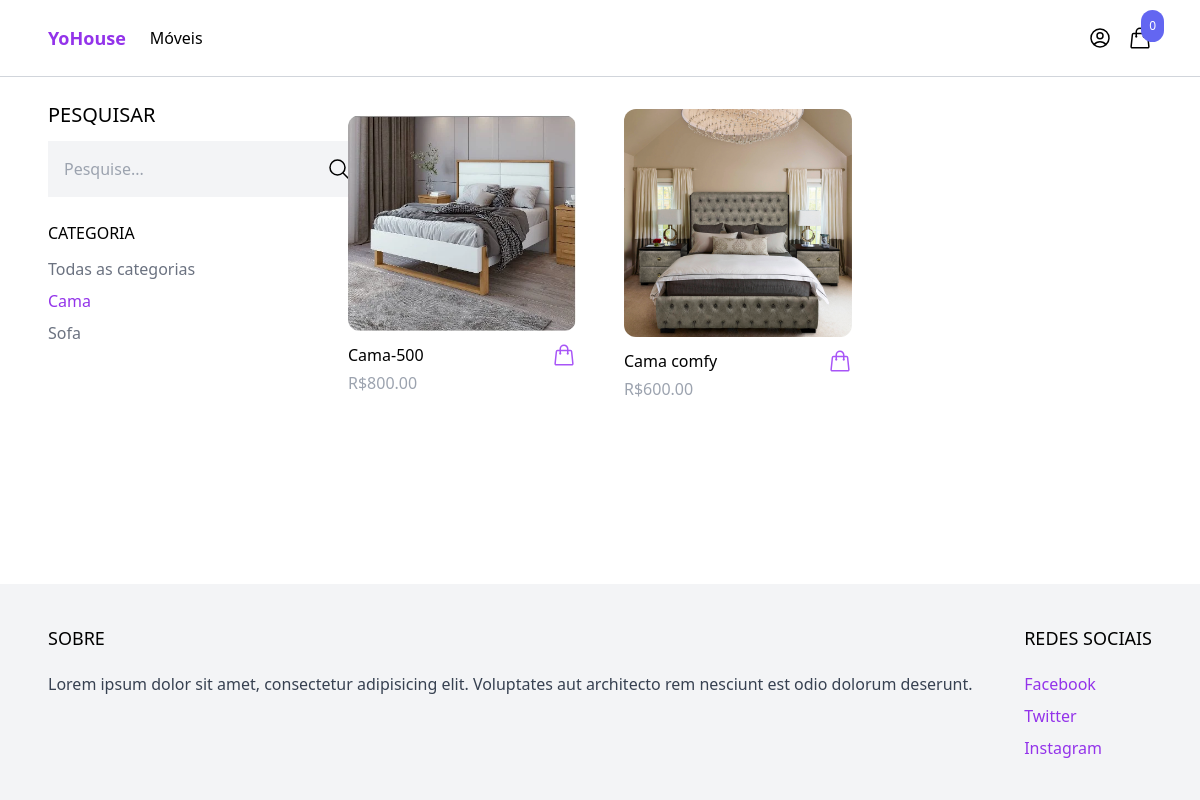
/moveis/?categoria=cama, run on the app's committed database.
### produtos/models.py (models this page shows, shortened)
class Categoria(models.Model):
    nome = models.CharField(max_length=255)
    slug = models.SlugField()
    class Meta:
        ordering = ('nome',)

class Produto(models.Model):
    categoria = models.ForeignKey(Categoria, related_name='produtos', on_delete=models.CASCADE)
    nome = models.CharField(max_length=255)
    slug = models.SlugField()
    descricao = models.TextField(blank=True, null=True) #not obligatory
    preco = models.IntegerField()
    created_at = models.DateTimeField(auto_now_add=True) #automatic
    image = models.ImageField(upload_to='uploads/', blank=True, null=True) #blank -> not obligated
    thumbnail = models.ImageField(upload_to='uploads/', blank=True, null=True)
    class Meta:
        ordering = ('-created_at',)
    def get_preco_formatado(self):
        return f'R${self.preco:.2f}'
    def get_thumbnail(self):
        if self.thumbnail:
            return self.thumbnail.url
        else:
            return 'https://via.placeholder.com/240x240'

### core/views.py (the view)
# urls.py: path('moveis/', moveis, name='moveis'),
def moveis(request):
    categorias = Categoria.objects.all()
    produtos = Produto.objects.all()
    active_categoria = request.GET.get('categoria', '')
    if active_categoria:
        produtos = produtos.filter(categoria__slug=active_categoria)
    query = request.GET.get('query', '')
    if query:
        produtos = produtos.filter(Q(nome__icontains=query) | Q(descricao__icontains=query))
    contexto = {
        'categorias': categorias,
        'produtos': produtos,
        'active_categoria': active_categoria
    }
    return render(request, 'core/moveis.html', contexto)

### carrinho/carrinho.py (called while the page is built)
    def __len__(self):
        return sum(item['quantidade'] for item in self.cart.values())

### carrinho/context_processors.py (called while the page is built)
def carrinho(request):
    return {'cart': Carrinho(request)}

### core/templates/core/moveis.html (shortened to what this page needs)
{% extends 'core/base.html' %}
{% block content %}
<div class="max-w-6xl mx-auto flex flex-wrap items-start py-6 px-6 xl:px-0">
    <div class="filters w-full lg:w-1/4">
        <h3 class="mb-3 text-xl uppercase">Pesquisar</h3>
        <form method="get" action="." >
            <div class="flex">
                <input type="text" name="query" class="p-4 bg-gray-100 border-0" placeholder="Pesquise...">
                <button class="p-4 bg-gray-100 border-0">
                    <svg xmlns="http://www.w3.org/2000/svg" fill="none" viewBox="0 0 24 24" stroke-width="1.5"
                        stroke="currentColor" class="w-6 h-6">
                        <path stroke-linecap="round" stroke-linejoin="round"
                            d="m21 21-5.197-5.197m0 0A7.5 7.5 0 1 0 5.196 5.196a7.5 7.5 0 0 0 10.607 10.607Z" />
                    </svg>
                </button>
            </div>
        </form>
        <h3 class="mt-6 mb-3 text uppercase">Categoria</h3>
        <ul class="space-y-2">
            <li><a href="{% url 'moveis'%}" class="
                {% if not active_categoria %}
                text-purple-600
                {% else %}
                text-gray-500
                {% endif %}">Todas as categorias</a></li>
            {% for categoria in categorias %}
            <li>
                <a href="{% url 'moveis'%}?categoria={{ categoria.slug }}" class="
                    {% if categoria.slug == active_categoria %}
                    text-purple-600
                    {% else %}
                    text-gray-500
                    {% endif %}">
                    {{ categoria.nome }}
                </a>
            </li>
            {% endfor %}
        </ul>
    </div>
    <div class="products w-full lg:w-3/4 -mt-4  flex items-center flex-wrap">
        {% for produto in produtos %}
            {% include 'produto/includes/produto_lista_item.html' %}
        {% endfor %}
    </div>
</div>
{% endblock %}

### produtos/templates/produto/includes/produto_lista_item.html (shortened to what this page needs)
<div class="w-full md:w-1/3 xl:w-1/4 p-6">
    <a href="{% url 'produto' produto.slug %}">
        <img src="{{ produto.get_thumbnail }}" alt="img" class="rounded-xl hover:shadow-lg">
    </a>
    <div class="pt-3 flex items-center justify-between">
        <a href="{% url 'produto' produto.slug %}">{{ produto.nome }}</a>
        <a href="{% url 'produto' produto.slug %}" class="text-purple-500 hover:text-purple-800">
        </a>
    </div>
    <p class="pt-1 text-gray-400">{{ produto.get_preco_formatado }}</p>
</div>

### data on the page
Categoria: nome "Cama"
Categoria: nome "Sofa"
Produto: get_thumbnail (picture), nome "Cama-500", get_preco_formatado "R$800.00"
Produto: get_thumbnail (picture), nome "Cama comfy", get_preco_formatado "R$600.00"

### other printed values
{{ cart|length }} "0"
